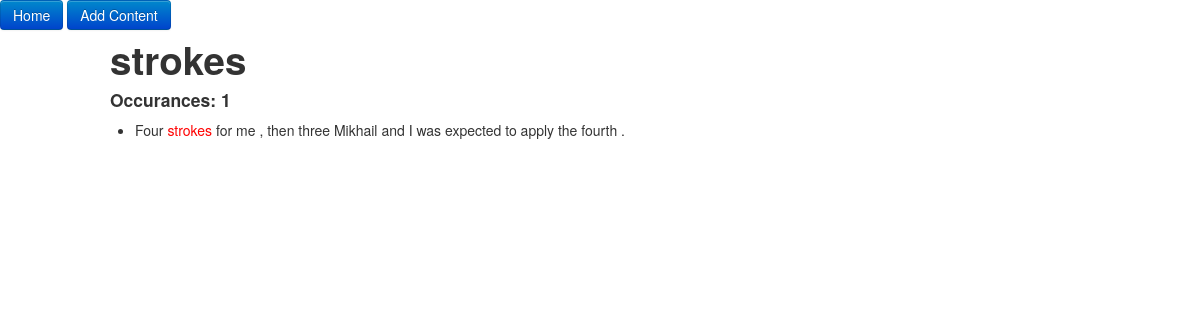
Page /token/1159/ on the committed database.
### annotate/models.py (models this page shows)
class TimeStampBaseModel(models.Model):
    created_date = models.DateTimeField(auto_now_add=True)
    modified_date = models.DateTimeField(auto_now=True)
    class Meta:
        abstract = True

class Token(TimeStampBaseModel):
    string = models.CharField(max_length=200)
    sentence = models.ManyToManyField('Sentence')
    is_punctuation = models.NullBooleanField(null=True, blank=True)
    is_sentence_delimiter = models.NullBooleanField(null=True, blank=True)
    always_capitalized = models.NullBooleanField(null=True, blank=True)
    @property
    def count(self):
        return len(self.sentence.all())
    def __unicode__(self):
        return self.string

### annotate/views.py (the view)
# urls.py: url(r'^token/(?P<token_id>\d+)/$', TokenDetailView.as_view(), name='token_detail'),
class TokenDetailView(DetailView):
    model = Token
    def get_object(self, queryset=None):
        obj = Token.objects.get(pk=self.kwargs['token_id'])
        return obj
    def get_context_data(self, **kwargs):
        context = super(TokenDetailView, self).get_context_data(**kwargs)
        context['chosen_token'] = self.get_object()
        return context

### annotate/templates/annotate/token_detail.html (shortened to what this page needs)
{% extends "annotate/base.html" %}
{% load staticfiles %}
{% block css %}
<link href="{% static 'annotate/css/annotate.css' %}" rel="stylesheet" media="screen">
{% endblock %}
{% block content %}
    <div class="container">
        <div class="row">
            <div class="col-lg-12 text-left">
                <h1>{{ chosen_token.string }}</h1>
                <h4>Occurances: {{ chosen_token.count }}</h4>
                <ul class="list-unstyled">
                	{% for sentence in chosen_token.sentence.all %}
                    <a href=""><li><a href="{% url 'sentence_detail' sentence_id=sentence.pk %}">
                    	{% for token in sentence.token_set.all %}
							{% if token == chosen_token %}
								<span style="color:red">{{ token }}</span>
							{% else %}
								{{ token }}
							{% endif %}
						{% endfor %}
					</a></li>
					{% endfor %}
                </ul>
            </div>
        </div>
    </div>
{% endblock %}

### annotate/static/annotate/css/annotate.css (style rules this page uses)
a { text-decoration: none; color: inherit; }
li { margin: 0 0 0.5em 0; }

### rows in the picture
Token: string "strokes", count "1"
Token: string "Four"
Token: string "for"
Token: string "me"
Token: string ","
Token: string "then"
Token: string "three"
Token: string "Mikhail"
Token: string "and"
Token: string "I"
Token: string "was"
Token: string "expected"
Token: string "to"
Token: string "apply"
Token: string "the"
Token: string "fourth"
Token: string "."
